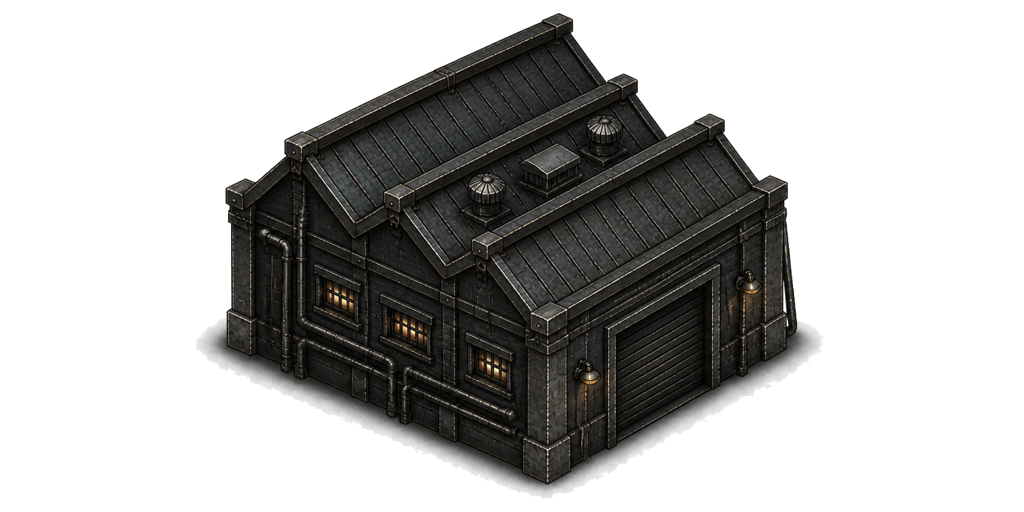
#> input picture game/art/commercial/g3/grid/plant-main-hall-a.png, 1024 x 512 px
$ python build-atomic-grid-board.py ../../game/art/commercial/g3/grid ../../game/art/commercial/g3/grid/plant-main-hall-a.png ../../game/art/commercial/g3/grid/plant-smokestack-a.png out.png out.png
#> lines starting #> are read from the running program, lines starting #| are printed output that depends on the picture
#!/usr/bin/env python3
"""Build the deterministic G.3 atomic grid/facility audit board."""

from __future__ import annotations

import argparse
import hashlib
import json
from pathlib import Path

from PIL import Image, ImageDraw, ImageFont, __version__ as pillow_version


ASSETS = [
    ("G01", "plant-main-hall-a.png"),
    ("G02", "plant-smokestack-a.png"),
    ("G03", "plant-turbine-hall-a.png"),
    ("G04", "switchyard-breaker-bay-a.png"),
    ("G05", "substation-transformer-a.png"),
    ("G06", "pole-standard-a.png"),
    ("G07", "pole-reinforced-a.png"),
    ("G08", "bridge-foundation-a.png"),
]


def sha256(path: Path) -> str:
    digest = hashlib.sha256()
    with path.open("rb") as stream:
        for chunk in iter(lambda: stream.read(1024 * 1024), b""):
            digest.update(chunk)
    return digest.hexdigest()


def parse_args() -> argparse.Namespace:
    parser = argparse.ArgumentParser()
    parser.add_argument("asset_directory", type=Path)
    parser.add_argument("runtime_map", type=Path)
    parser.add_argument("runtime_draft", type=Path)
    parser.add_argument("output_board", type=Path)
    parser.add_argument("output_recipe", type=Path)
    return parser.parse_args()


def main() -> None:
    args = parse_args()
    for required in (args.asset_directory, args.runtime_map, args.runtime_draft):
        if not required.exists():
            raise SystemExit(f"missing input: {required}")

    width, height = 1600, 900
    margin, header, columns, rows, gap = 28, 72, 4, 2, 14
    cell_width = (width - (2 * margin) - ((columns - 1) * gap)) // columns
    cell_height = (height - header - margin - ((rows - 1) * gap)) // rows
    board = Image.new("RGBA", (width, height), (9, 13, 14, 255))
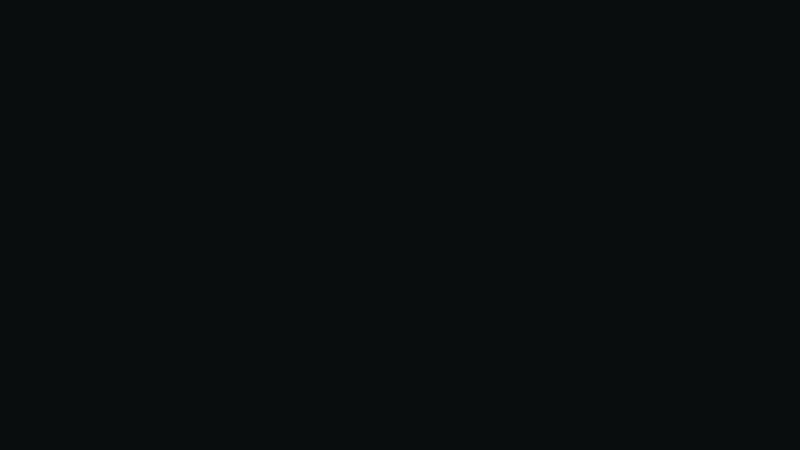
#> board: PIL image 1600x900 RGBA (shown at 1/2 size); mean R, G, B, A 9, 13, 14, 255
    draw = ImageDraw.Draw(board)
    font = ImageFont.load_default(size=24)
    small_font = ImageFont.load_default(size=18)
    draw.text(
        (margin, 20),
        "PAIR-KIT-GRID / ATOMIC UNIT AUDIT / G01-G08",
        fill=(225, 230, 222, 255),
        font=font,
    )
    draw.text(
        (width - 455, 24),
        "one runtime PNG per cell",
        fill=(149, 160, 153, 255),
        font=small_font,
    )

    cells: list[dict[str, object]] = []
    for index, (cell_id, filename) in enumerate(ASSETS):
        row, column = divmod(index, columns)
        left = margin + column * (cell_width + gap)
        top = header + row * (cell_height + gap)
        right = left + cell_width
        bottom = top + cell_height
        draw.rectangle(
            (left, top, right, bottom),
            fill=(14, 19, 19, 255),
            outline=(76, 87, 80, 255),
            width=2,
        )
        draw.text((left + 12, top + 10), cell_id, fill=(226, 187, 102, 255), font=font)

        source_path = args.asset_directory / filename
        if not source_path.is_file():
            raise SystemExit(f"missing atomic grid asset: {source_path}")
        source = Image.open(source_path).convert("RGBA")
#> source is the input picture: PIL image 1024x512 RGBA; mean R, G, B, A 19.1, 18.7, 17.7, 92.3
        alpha_bounds = source.getchannel("A").getbbox()
#> alpha_bounds = (196, 12, 825, 500)
        if alpha_bounds is None:
            raise SystemExit(f"fully transparent atomic grid asset: {source_path}")
        visible = source.crop(alpha_bounds)
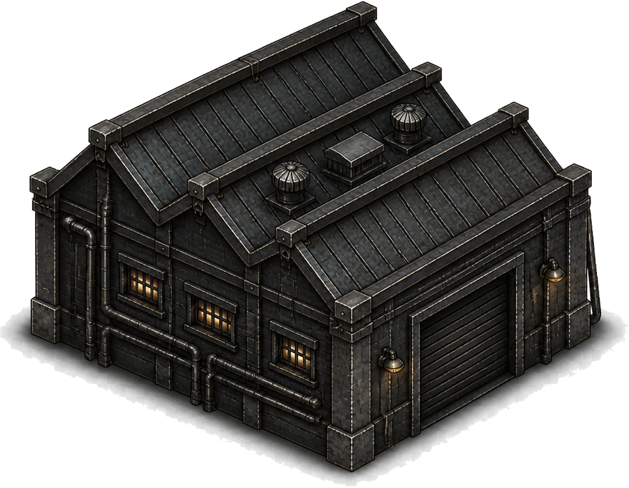
#> visible: PIL image 629x488 RGBA; mean R, G, B, A 32.6, 31.9, 30.2, 157.7; transparent parts drawn white
        max_width, max_height = cell_width - 42, cell_height - 78
        scale = min(max_width / visible.width, max_height / visible.height)
#> scale = 0.529
        size = (max(1, round(visible.width * scale)), max(1, round(visible.height * scale)))
#> size = (333, 258)
        visible = visible.resize(size, Image.Resampling.LANCZOS)
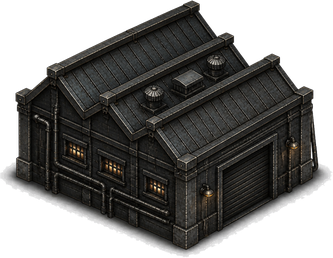
#> visible: PIL image 333x258 RGBA; mean R, G, B, A 33.8, 33.1, 31.4, 157.7; transparent parts drawn white
        anchor_x, anchor_y = left + (cell_width // 2), bottom - 55
        diamond = [
            (anchor_x, anchor_y - 62),
            (anchor_x + 155, anchor_y),
            (anchor_x, anchor_y + 62),
            (anchor_x - 155, anchor_y),
        ]
        draw.polygon(diamond, fill=(27, 34, 33, 255), outline=(69, 81, 76, 255))
        source_pivot = (source.width * 0.5, source.height * 0.78)
#> source_pivot = (512, 399.4)
        visible_pivot = (
            (source_pivot[0] - alpha_bounds[0]) * scale,
            (source_pivot[1] - alpha_bounds[1]) * scale,
        )
#> visible_pivot = (167.3, 205.1)
        paste_x = round(anchor_x - visible_pivot[0])
#> paste_x = 48
        paste_y = round(anchor_y - visible_pivot[1])
#> paste_y = 205
        board.alpha_composite(visible, (paste_x, paste_y))
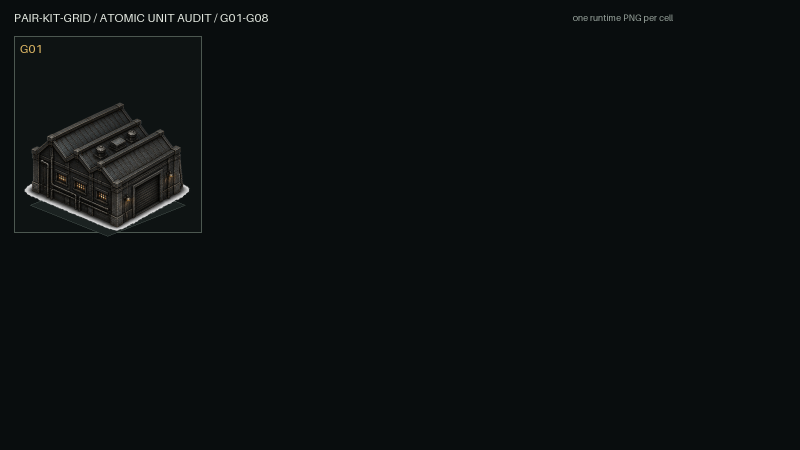
#> board: PIL image 1600x900 RGBA (shown at 1/2 size); mean R, G, B, A 11.5, 15.4, 16.1, 255
        cells.append(
            {
                "cellId": cell_id,
                "runtimePath": f"g3/grid/{filename}",
                "runtimeSha256": sha256(source_path),
                "sourceSize": [source.width, source.height],
                "alphaBounds": list(alpha_bounds),
                "boardCellRect": [left, top, cell_width, cell_height],
                "boardPasteRect": [paste_x, paste_y, size[0], size[1]],
                "compositionUnitCountExpected": 1,
            }
        )
#> pass 2 of the loop in main, `for index, (cell_id, filename) in enumerate(ASSETS):`:
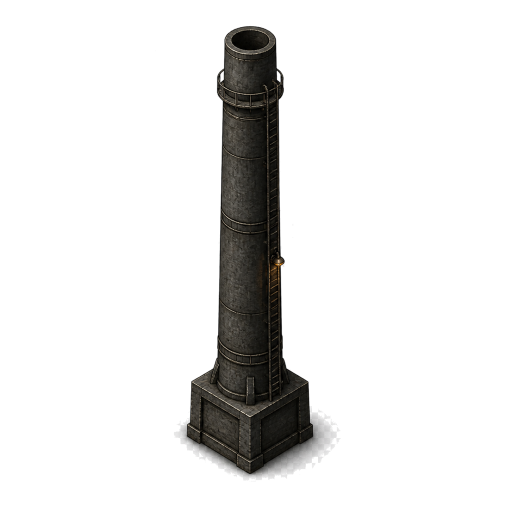
#> input picture game/art/commercial/g3/grid/plant-smokestack-a.png, 1024 x 1024 px (shown at 1/2 size)
#> in main, source is the input picture: PIL image 1024x1024 RGBA; mean R, G, B, A 7.7, 7.4, 6.8, 32.4
#> alpha_bounds = (310, 49, 682, 964)
#> in main, `visible = visible.resize(size, Image.Resampling.LANCZOS)`:
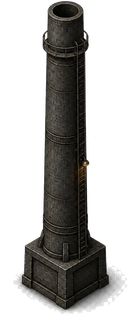
#> visible: PIL image 128x315 RGBA; mean R, G, B, A 27, 26, 24, 99.8; transparent parts drawn white
#> visible_pivot = (69.54, 258.1)
#> paste_x = 534
#> paste_y = 152
#> in main, `board.alpha_composite(visible, (paste_x, paste_y))`:
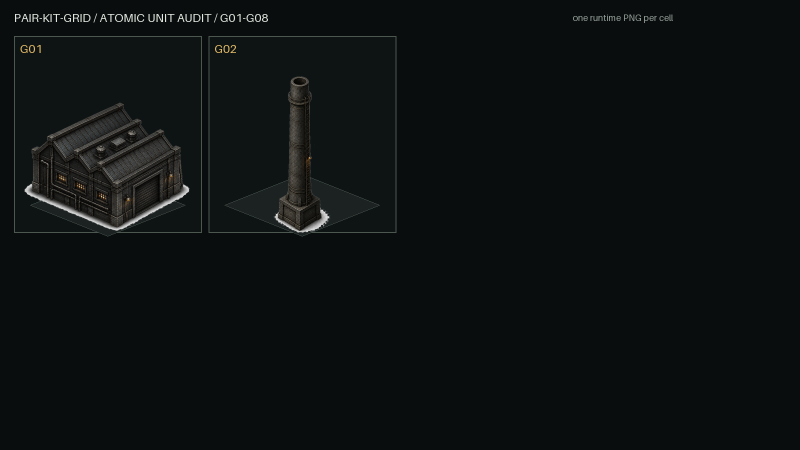
#> board: PIL image 1600x900 RGBA (shown at 1/2 size); mean R, G, B, A 12.8, 16.7, 17.2, 255
#> pass 3 of the loop in main, `for index, (cell_id, filename) in enumerate(ASSETS):`:
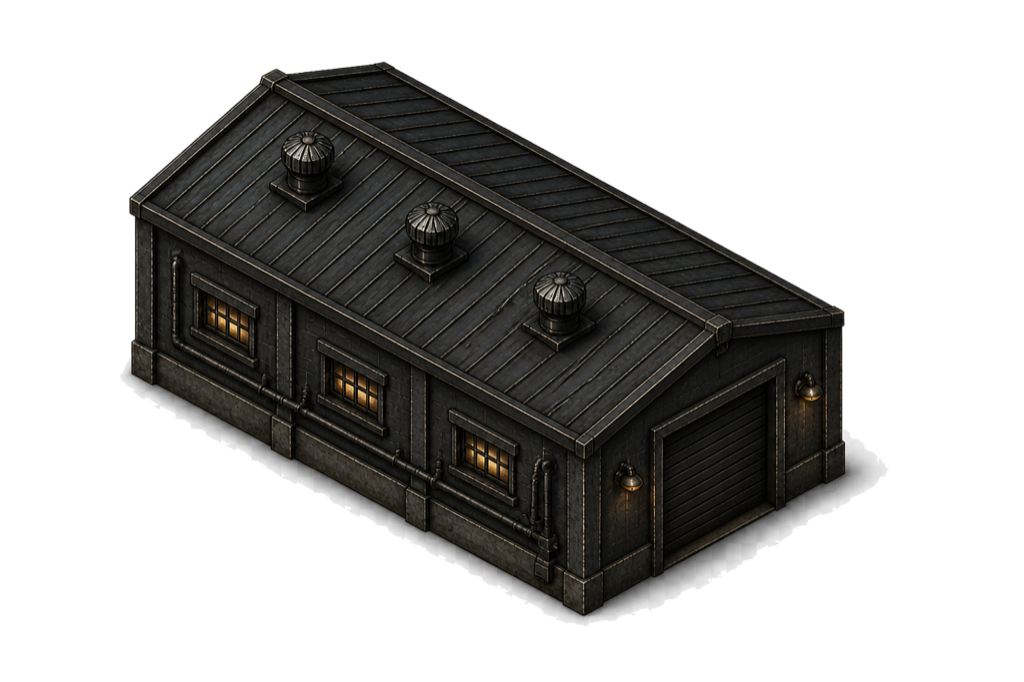
#> input picture game/art/commercial/g3/grid/plant-turbine-hall-a.png, 1024 x 682 px
#> in main, source is the input picture: PIL image 1024x682 RGBA; mean R, G, B, A 19, 18.5, 17.1, 98
#> alpha_bounds = (120, 61, 890, 628)
#> in main, `visible = source.crop(alpha_bounds)`:
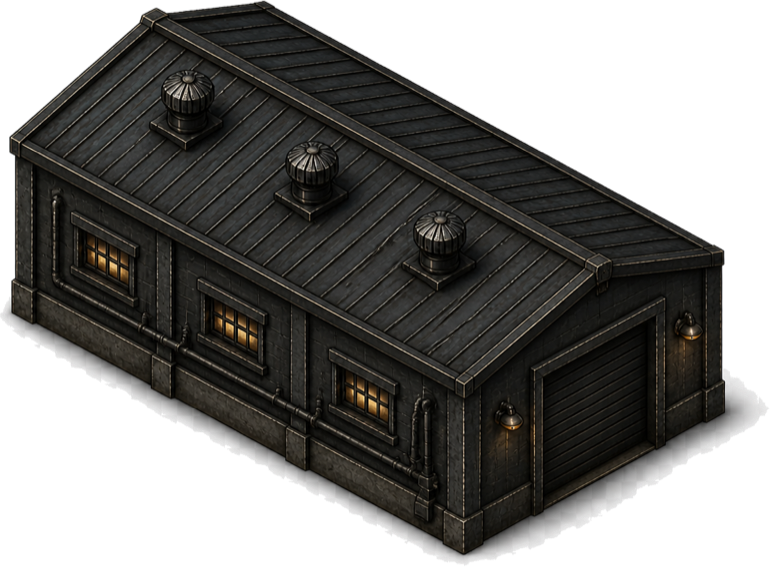
#> visible: PIL image 770x567 RGBA; mean R, G, B, A 30.3, 29.5, 27.4, 156.8; transparent parts drawn white
#> visible_pivot = (169.5, 203.7)
#> paste_x = 823
#> paste_y = 206
#> in main, `board.alpha_composite(visible, (paste_x, paste_y))`:
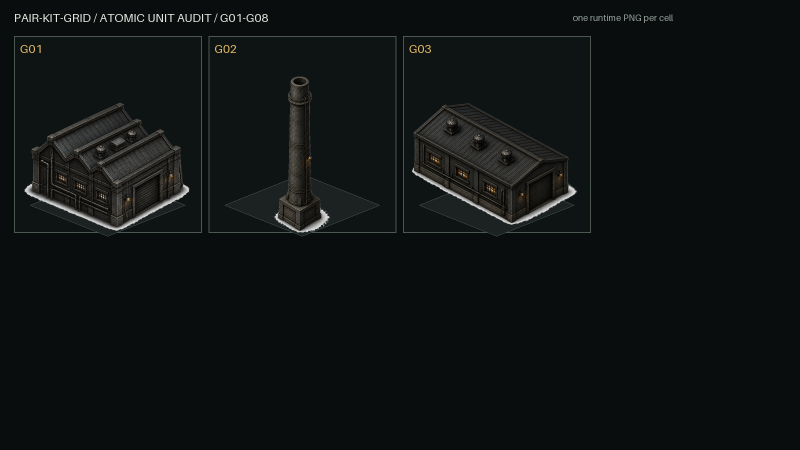
#> board: PIL image 1600x900 RGBA (shown at 1/2 size); mean R, G, B, A 14.7, 18.5, 18.8, 255
#> the loop made 7 passes; the first 3 are shown

    args.output_board.parent.mkdir(parents=True, exist_ok=True)
    args.output_recipe.parent.mkdir(parents=True, exist_ok=True)
    board.convert("RGB").save(args.output_board, format="PNG", optimize=False, compress_level=9)
    recipe = {
        "protocol": "G3-ATOMIC-GRID-AUDIT-v1",
        "pairId": "PAIR-KIT-GRID",
        "boardSize": [width, height],
        "layout": {"columns": columns, "rows": rows, "cellCount": len(cells)},
        "rendering": {
            "pillowVersion": pillow_version,
            "resampling": "LANCZOS",
            "background": "#090d0e",
            "retouch": False,
            "colorCorrection": False,
        },
        "boardSha256": sha256(args.output_board),
        "mapSha256": sha256(args.runtime_map),
        "draftSha256": sha256(args.runtime_draft),
        "cells": cells,
    }
    args.output_recipe.write_text(
        json.dumps(recipe, ensure_ascii=False, indent=2, sort_keys=True) + "\n",
        encoding="utf-8",
    )


if __name__ == "__main__":
#> (the run stopped early here; a loop or call above may not have finished)
